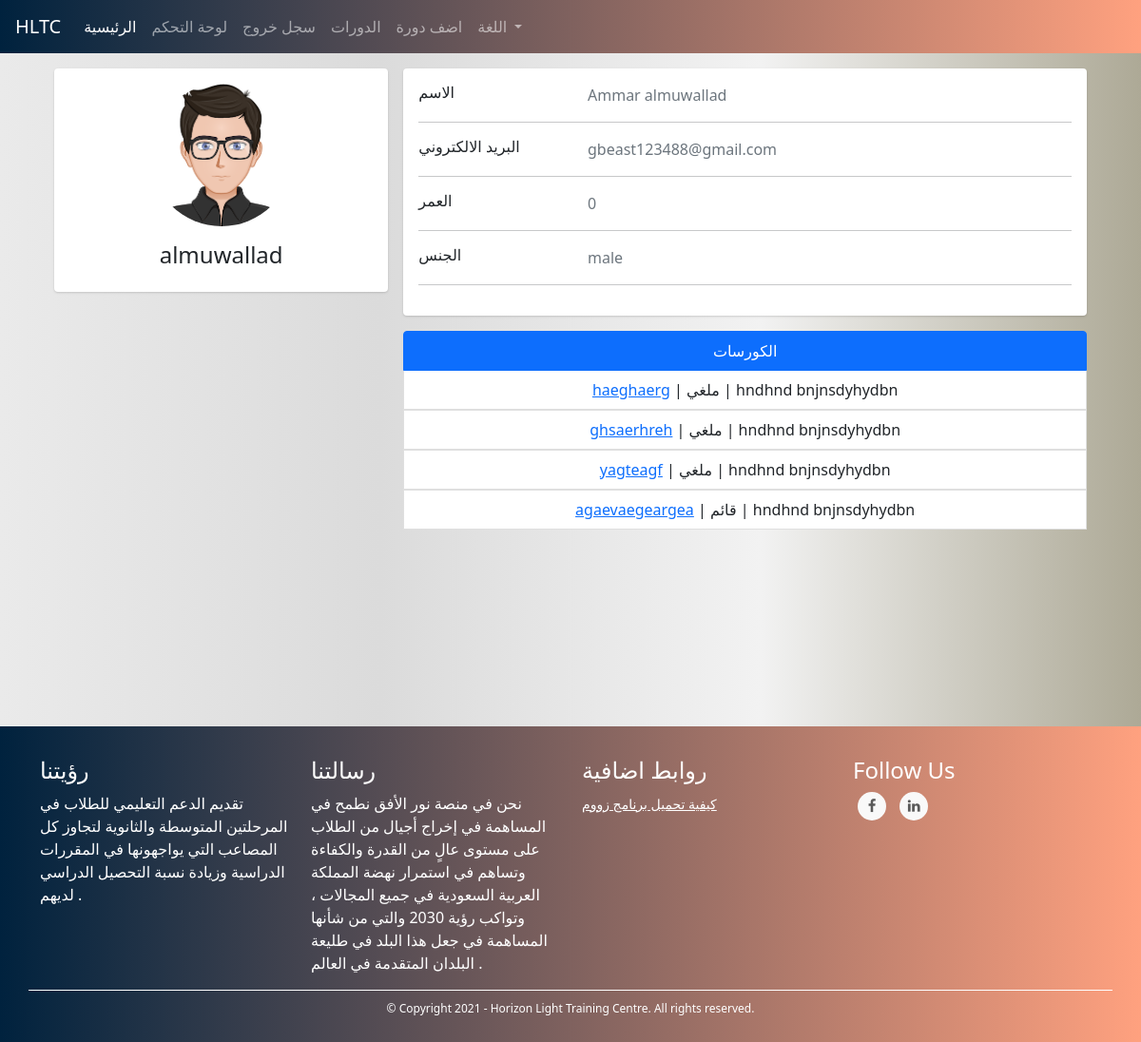
The app's page /admins/user/2 (signed in), older data.
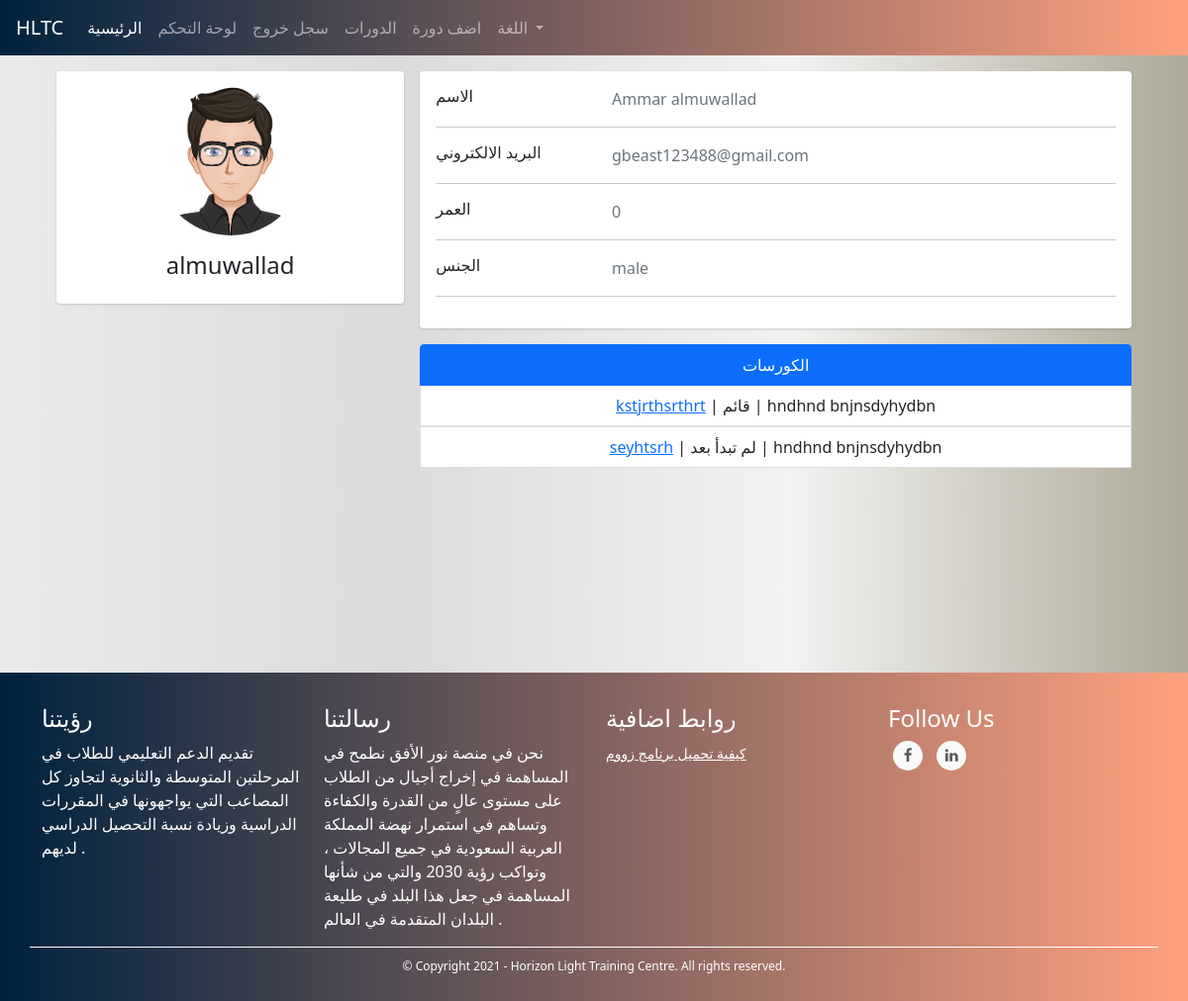
The same page, newer data.
### TUTOR/models.py (models this page shows, shortened)
class CourseModel(db.Model):
    id = db.Column(db.Integer, primary_key=True)
    name = db.Column(db.String(130), nullable=False)
    description = db.Column(db.String(1000), nullable=False)
    subject = db.Column(db.String(), nullable=False)
    price = db.Column(db.Integer, nullable=False)
    min_students = db.Column(db.Integer, nullable=False)
    max_students = db.Column(db.Integer, nullable=False)
    currency = db.Column(db.String(3), nullable=False)
    began = db.Column(db.Boolean, nullable=False, default=False)
    ended = db.Column(db.Boolean, nullable=False, default=False)
    course_type = db.Column(db.Integer, nullable=False) # 1 for start when min number # 2 for start with min and date
    _period = db.Column(db.Integer, nullable=True) # days
    _start_date = db.Column(db.DateTime, nullable=True)
    _end_date = db.Column(db.DateTime, nullable=True)
    links = db.Column(db.String(), nullable=False) # {"zoom": "link", ....}
    weekly_time_table_json  = db.Column(db.String(1000), nullable=False) # {"saturday": {"from": ..., "to": ...}, ...}
    _state = db.Column(db.String(), nullable=False, default=json.dumps({"state_code": 1, "state_string": "لم تبدأ بعد", "allowed_actions": ["join", "view", "start", "cancel"]})) # {"state_code": 2, "state_string": "قائم", "allowed_actions": ["view", "end"]} {"state_code": 3, "state_string": "انتهى", "allowed_actions": ["delete"]} {"state_code": 4, "state_string": "ملغي", "allowed_actions": ["delete"]}
    number_of_students_paid = db.Column(db.Integer, nullable=False, default=0)
    have_sent_first_payment_emails = db.Column(db.Boolean, nullable=False, default=False)
    created_by_admin = db.Column(db.Boolean, nullable=False)
    creation_date = db.Column(db.DateTime, nullable=False, default=datetime.utcnow)
    payment_model = db.relationship('PaymentModel', backref='course', uselist=False)
    tutor_data_model_id = db.Column(db.Integer, db.ForeignKey('tutor_data_model.id'),
        nullable=False)
    @property
    def state(self): # hold the course's state for example (is it runnung or hasn't began yet...) this helps with determaning what to do with the couse next for example (if it's running we should look into if it should end)
        return json.loads(self._state)
    def start(self):
        self.began = True
        self._state = json.dumps({"state_code": 2, "state_string": "قائم", "allowed_actions": ["view", "end", "cancel"]})
        if self.course_type == 1:
            now = datetime.date(datetime.utcnow())
            self._start_date = now
            self._end_date = now + timedelta(days=self.period)
        db.session.commit()
        for sdm in self.students: # the paymetn is when a student joins not when the course begins bcz the course wont begin if students didn't pay
            send_student_course_start_email(sdm.user, self)
        send_tutor_course_start_email(self.tutor.user, self)
        return True
    def end(self):
        self.ended = True
        self._state = json.dumps({"state_code": 3, "state_string": "انتهى", "allowed_actions": ["delete"]})
        db.session.commit()
        for sdm in self.students:
            send_student_course_ended_email(sdm.user, self)
        send_tutor_course_ended_email(self.tutor.user, self)
        return True
    def cancel(self):
        self._state = json.dumps({"state_code": 4, "state_string": "ملغي", "allowed_actions": ["delete"]})
        db.session.commit()
        self.payment_model.refund_all()
        for sdm in self.students:
            send_student_course_canceled_email(sdm.user, self)
        send_tutor_course_canceled_email(self.tutor.user, self)

class UserModel(db.Model, UserMixin):
    id = db.Column(db.Integer, primary_key=True)
    first_name = db.Column(db.String(128), nullable=False)
    last_name = db.Column(db.String(128), nullable=False)
    username = db.Column(db.String(20), unique=True, nullable=False)
    email = db.Column(db.String(256), unique=True, nullable=False)
    password = db.Column(db.String(255), nullable=False)
    user_type = db.Column(db.String(30), nullable=False)
    _gender = db.Column(db.Boolean, nullable=False, default=True)
    email_confirmation_code = db.Column(db.String(5), nullable=True)
    is_confirmed = db.Column(db.Boolean, nullable=False, default=False)
    creation_date = db.Column(db.DateTime, nullable=False, default=datetime.utcnow)
    admin_data_model = db.relationship('AdminDataModel', backref='user', uselist=False)
    tutor_data_model = db.relationship('TutorDataModel', backref='user', uselist=False)
    student_data_model = db.relationship('StudentDataModel', backref='user', uselist=False)
    @property
    def full_name(self):
        return self.first_name + " " + self.last_name
    @property
    def gender(self):
        return "male" if self._gender else "female"

### TUTOR/ADMINISTRATION/routes.py (the view)
@admins_blueprint.route("/admins/user/<user_id>", methods=["GET"])
@login_required(ADMIN_TYPES)
def user_detailed_view(user_id): # admin only
    user = UserModel.query.get(user_id)
    user_type = user.user_type
    if user_type == "tutor":
        return render_template("admins/users/new_tutor.html", user=user)
    elif user_type == "student":
        return render_template("admins/users/new_student.html", user=user)
    elif user_type in ADMIN_TYPES:
        return render_template("admins/users/new_admin.html", user=user)

### TUTOR/ADMINISTRATION/routes.py (called while the page is built)
@admins_blueprint.context_processor
def utility_processor():
    return dict(get_language_text=LngObj.get_language_text, get_current_page_language_list=LngObj.get_current_page_language_list, languages=LANGUAGES, admin_types=ADMIN_TYPES, settings=SiteSettingsModel.instance())

### TUTOR/models.py (called while the page is built)
@login_manager.user_loader
def load_user(user_id):
    return UserModel.query.get(int(user_id))

    @property
    def age(self):
        return int((datetime.date(datetime.utcnow()) - datetime.date(self.date_of_birth)).days / 365)

    @classmethod
    def instance(cls):
        return cls.query.get(1)

### TUTOR/utils/utils.py (called while the page is built)
def login_required(roles=[]):
	def wrapper(fn):
		@wraps(fn)
		def decorated_view(*args, **kwargs):
			if request.method in EXEMPT_METHODS:
				return fn(*args, **kwargs)
			elif current_app.login_manager._login_disabled:
				return fn(*args, **kwargs)
			elif not current_user.is_authenticated:
				return current_app.login_manager.unauthorized()
			role = current_user.user_type
			if ( (role not in roles) and (roles != []) ):
				return current_app.login_manager.unauthorized()
			return fn(*args, **kwargs)
		return decorated_view
	return wrapper

### TUTOR/templates/admins/users/new_student.html (shortened to what this page needs)
{% extends "template.html" %}
{% block content %}
<link rel="stylesheet" href="{{ url_for('static', filename='css/students/profile.css') }}">
<div class="container">
    <div class="main-body">
      <div class="row justify-content-center">
        <div class="col-sm-7 my-col">
        </div>
    </div>
          <div class="row gutters-sm">
            <div class="col-md-4 mb-3">
              <div class="card">
                <div class="card-body">
                  <div class="d-flex flex-column align-items-center text-center">
                    {% if user._gender  %}
                    <img src="{{ url_for('static', filename='images/male_student.png') }}" alt="Admin" class="rounded-circle" width="150">
                    {% else %}
                    <img src="{{ url_for('static', filename='images/female_student.png') }}" alt="Admin" class="rounded-circle" width="150">
                    {% endif %}
                    <div class="mt-3">
                      <h4>{{ user.username }}</h4>
                    </div>
                  </div>
                </div>
              </div>
            </div>
            <div class="col-md-8">
              <div class="card mb-3">
                <div class="card-body">
                  <div class="row">
                    <div class="col-sm-3">
                      <h6 class="mb-0">الاسم</h6>
                    </div>
                    <div class="col-sm-9 text-secondary">
                      {{ user.full_name }}
                    </div>
                  </div>
                  <hr>
                  <div class="row">
                    <div class="col-sm-3">
                      <h6 class="mb-0">البريد الالكتروني</h6>
                    </div>
                    <div class="col-sm-9 text-secondary">
                      {{ user.email }}
                    </div>
                  </div>
                  <hr>
                  <div class="row">
                    <div class="col-sm-3">
                      <h6 class="mb-0">العمر</h6>
                    </div>
                    <div class="col-sm-9 text-secondary">
                      {{ user.student_data_model.age }}
                    </div>
                  </div>
                  <hr>
                  <div class="row">
                    <div class="col-sm-3">
                      <h6 class="mb-0">الجنس</h6>
                    </div>
                    <div class="col-sm-9 text-secondary">
                      {{ user.gender }}
                    </div>
                  </div>
                  <hr>
                </div>
              </div>
            <div class="row gutters-sm">
                <div class="col-sm-12 mb-6">
                    <ul class="list-group">
                        <li class="list-group-item active" aria-current="true"><center>الكورسات</center></li>
                        {% for course in user.student_data_model.courses %}
                        <center><li class="list-group-item"><a href="{{ url_for('courses_blueprint.course', course_id=course.id) }}">{{ course.name }}</a> | {{ course.state.state_string }} | {{ course.tutor.user.full_name }}</li></center>
                        {% endfor %}
                      </ul>
                </div>
              </div>
            </div>
          </div>
        </div>
    </div>
    <br><br><br><br><br><br><br><br>
{% endblock %}

Row changes from the older to the newer data that the page shows:
no longer on this page (row unchanged): CourseModel: name "haeghaerg", state.state_string "ملغي", tutor.user.full_name "hndhnd bnjnsdyhydbn"
no longer on this page (row unchanged): CourseModel: name "ghsaerhreh", state.state_string "ملغي", tutor.user.full_name "hndhnd bnjnsdyhydbn"
no longer on this page (row unchanged): CourseModel: name "yagteagf", state.state_string "ملغي", tutor.user.full_name "hndhnd bnjnsdyhydbn"
no longer on this page (row edited): CourseModel: name "agaevaegeargea", state.state_string "قائم", tutor.user.full_name "hndhnd bnjnsdyhydbn"
added CourseModel: name "kstjrthsrthrt", state.state_string "قائم", tutor.user.full_name "hndhnd bnjnsdyhydbn"
added CourseModel: name "seyhtsrh", state.state_string "لم تبدأ بعد", tutor.user.full_name "hndhnd bnjnsdyhydbn"
